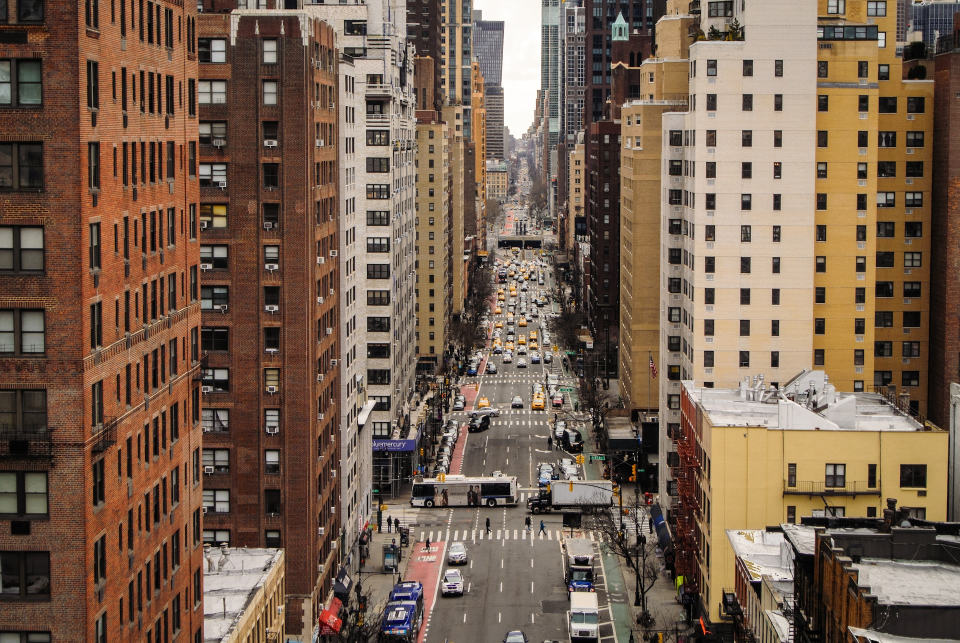
#> input picture images/city_1.jpg, 1920 x 1285 px (shown at 1/2 size)
$ python -i task_11_change_brightness.py   (imports and definitions only)
#> lines starting #> are read from the running program, lines starting #| are printed output that depends on the picture
### task_solution/utils.py
import tkinter as tk
import cv2
import os

SAVE_IMG_PATH = './result_img/'


# [14 lines left out: functions resize_image, get_screen_size, not called in this run]


def save_img(img, filename):
    cv2.imwrite(os.path.join(SAVE_IMG_PATH, filename + ".jpg"), img)

### task_solution/task_11_change_brightness.py
import cv2
from .utils import save_img
import numpy as np


def change_brightness(img_path: str, brightness_offset: float = 0):
    # Загрузка изображения
#> called with img_path = '../images/city_1.jpg', brightness_offset = 0
    img = cv2.imread(img_path)
#> img is the input picture: shape (1285, 1920, 3); mean B, G, R 80.1, 97.2, 119.4

    # Преобразование в цветовое пространство HSV
    img_hsv = cv2.cvtColor(img, cv2.COLOR_BGR2HSV)
#> img_hsv: shape (1285, 1920, 3); mean H, S, V 21.7, 90.6, 119.8

    # Разделение каналов HSV
    h, s, v = cv2.split(img_hsv)
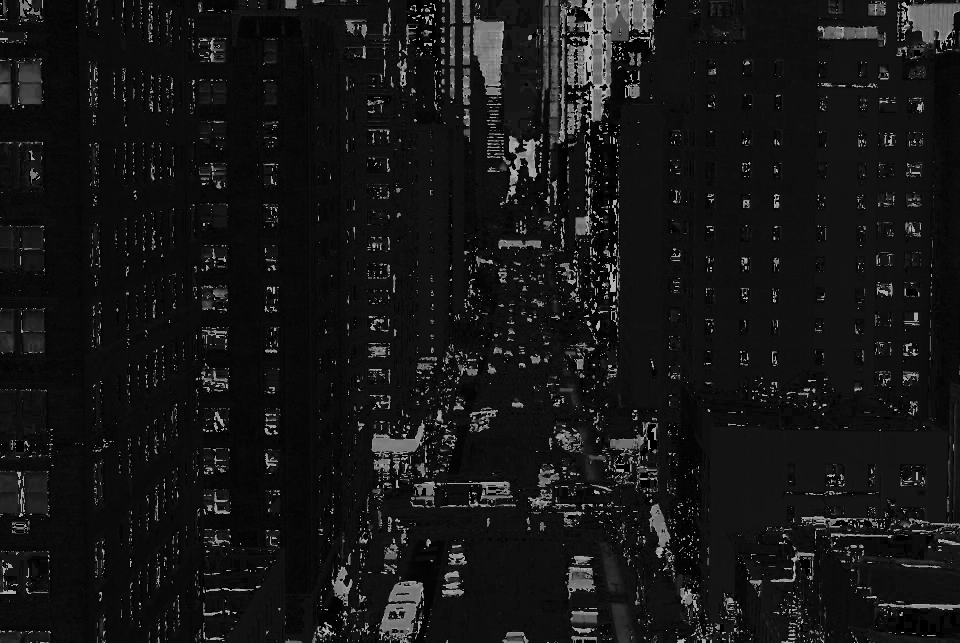
#> h: shape (1285, 1920) (shown at 1/2 size); min 0, max 179, mean 21.7
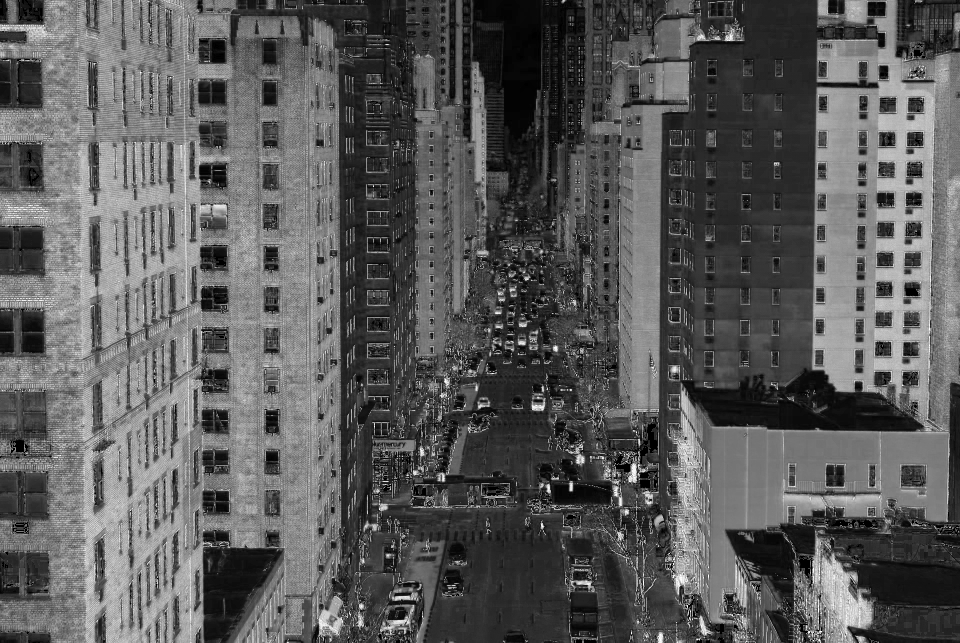
#> s: shape (1285, 1920) (shown at 1/2 size); min 0, max 255, mean 90.6
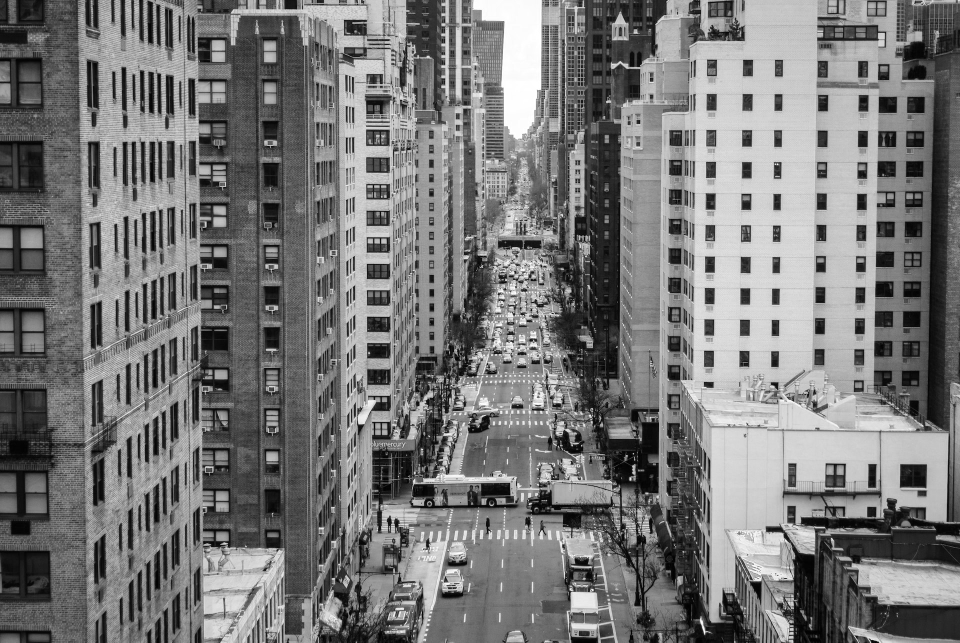
#> v: shape (1285, 1920) (shown at 1/2 size); min 0, max 255, mean 119.8

    # Изменение яркости канала V
    v_new = v.astype(np.int16) + brightness_offset

    # Ограничение значений в пределах от 0 до 255
    v_new = np.clip(v_new, 0, 255).astype(np.uint8)

    # Обновление канала V
    img_new = cv2.merge((h, s, v_new))

    # Обратное преобразование в BGR
    res = cv2.cvtColor(img_new, cv2.COLOR_HSV2BGR)

    # Сохранение результата
    save_img(res, "11_change_brightness")
    return res

>>> result = change_brightness('../images/city_1.jpg')
